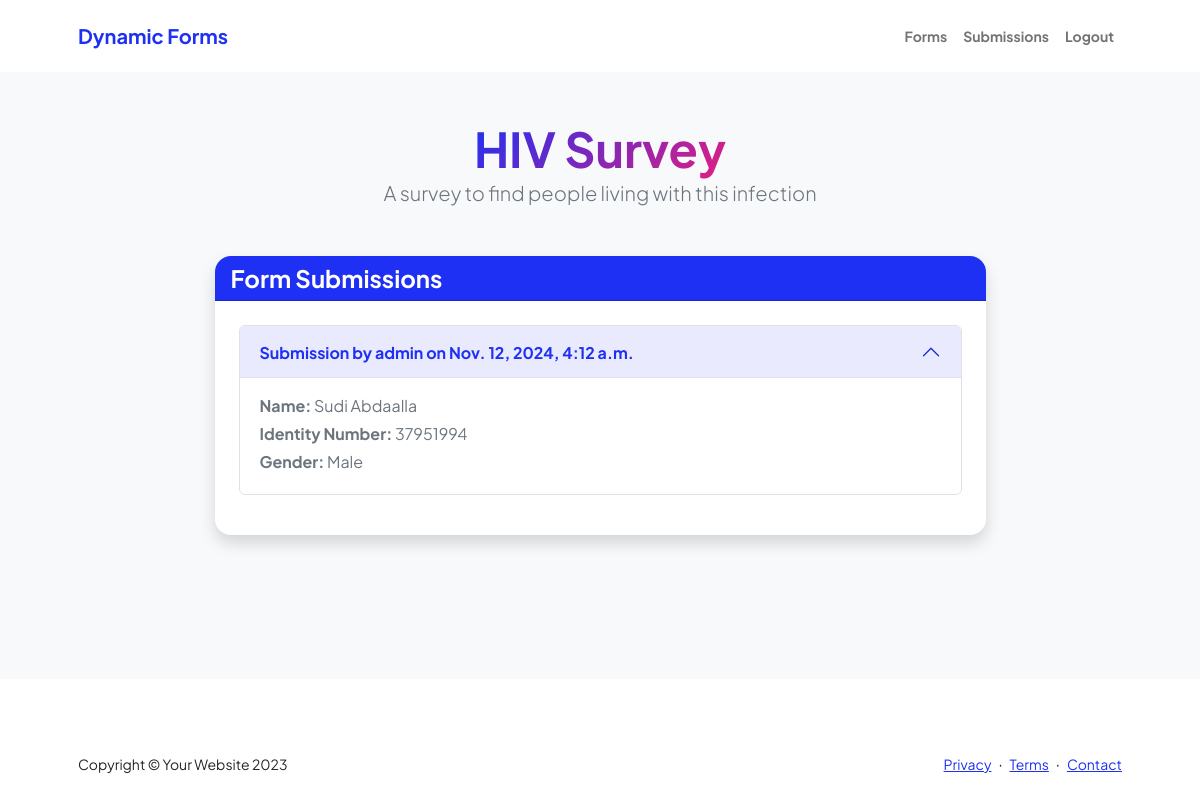
Page /forms/2/submissions/ (signed in) on the committed database.
### forms/models.py (models this page shows, shortened)
class Form(models.Model):
    owner = models.ForeignKey(User, on_delete=models.CASCADE, related_name='forms')
    title = models.CharField(max_length=255)
    description = models.TextField(blank=True)
    created_at = models.DateTimeField(auto_now_add=True)
    status = models.CharField(max_length=20, choices=[('draft', 'Draft'), ('published', 'Published')], default='draft')
    slug = models.SlugField(max_length=255, unique=True, null=True, blank=True)

class Submission(models.Model):
    form = models.ForeignKey(Form, on_delete=models.CASCADE, related_name='submissions')
    submitted_by = models.ForeignKey(User, on_delete=models.SET_NULL, null=True, blank=True)
    submitted_at = models.DateTimeField(auto_now_add=True)

class Answer(models.Model):
    submission = models.ForeignKey(Submission, on_delete=models.CASCADE, related_name='answers')
    question = models.ForeignKey(Question, on_delete=models.CASCADE)
    answer_text = models.TextField()

class Question(models.Model):
    form = models.ForeignKey(Form, on_delete=models.CASCADE, related_name='questions')
    text = models.CharField(max_length=255)
    QUESTION_TYPES = (
        ('text', 'Text'),
        ('number', 'Number'),
        ('choice', 'Multiple Choice'),
    )
    question_type = models.CharField(max_length=10, choices=QUESTION_TYPES)
    choices = models.TextField(blank=True, help_text="Comma-separated values for multiple choice questions")

### accounts/models.py (models this page shows, shortened)
class MyUser(AbstractBaseUser):
    STATUS_CHOICES = [
        ('full-time', 'Full-time'),
        ('intern', 'Intern'),
        ('attachee', 'Attachee'),
    ]
    first_name = models.CharField(max_length=30,null=True)
    last_name = models.CharField(max_length=30,null=True)
    username = models.CharField(max_length=30,null=True)
    email = models.EmailField(unique=True)
    dob = models.DateField(verbose_name="date of birth",null=True)
    phone = models.CharField(max_length=10, null=True)
    image = models.ImageField(upload_to='images/', null=True)
    is_staff = models.BooleanField(default=False)
    is_superuser = models.BooleanField(default=False)
    is_active = models.BooleanField(default=True)
    is_manager = models.BooleanField(default=False)
    groups = models.ManyToManyField(Group, blank=True)
    user_permissions = models.ManyToManyField(Permission, blank=True)
    department = models.ForeignKey(Department, on_delete=models.SET_NULL, null=True)
    arrangement = models.CharField(max_length=50, choices=STATUS_CHOICES,default='full-time')
    USERNAME_FIELD = 'email'
    REQUIRED_FIELDS = ['first_name', 'last_name', 'dob']
    objects = MyUserManager()
    class Meta:
        managed = True
        verbose_name = 'User Profile'
        verbose_name_plural = 'User Profiles'

### forms/views.py (the view)
# urls.py: path('forms/<int:form_id>/submissions/', views.form_submissions, name='form_submissions'),
def form_submissions(request, form_id):
    form_instance = Form.objects.get(id=form_id)
    if request.user != form_instance.owner:
        return redirect('home')
    submissions = form_instance.submissions.all()
    return render(request, 'submissions/submissions.html', {'form': form_instance, 'submissions': submissions})

### forms/templates/submissions/submissions.html
{% extends 'base.html' %}
{% block content %}
    <section class="py-5 bg-light">
        <div class="container px-5 mb-5">
            <div class="text-center mb-5">
                <h1 class="display-5 fw-bolder mb-0"><span class="text-gradient d-inline">{{ form.title }}</span></h1>
                <p class="lead text-muted">{{ form.description|default:'No description provided.' }}</p>
            </div>
            <div class="row gx-5 justify-content-center">
                <div class="col-lg-11 col-xl-9 col-xxl-8">
                    <div class="card overflow-hidden shadow rounded-4 border-0 mb-5">
                        <div class="card-header bg-primary text-white d-flex justify-content-between align-items-center">
                            <h4 class="fw-bold mb-0">Form Submissions</h4>
                        </div>
                        <div class="card-body p-4">
                            {% if submissions %}
                                <div class="accordion" id="submissionAccordion">
                                    {% for submission in submissions %}
                                        <div class="accordion-item mb-3">
                                            <h5 class="accordion-header" id="heading{{ submission.id }}">
                                                <button class="accordion-button fw-bold text-primary" type="button" data-bs-toggle="collapse" data-bs-target="#collapse{{ submission.id }}" aria-expanded="true" aria-controls="collapse{{ submission.id }}">
                                                    Submission by {{ submission.submitted_by.username|default:'Anonymous' }} on {{ submission.submitted_at }}
                                                </button>
                                            </h5>
                                            <div id="collapse{{ submission.id }}" class="accordion-collapse collapse{% if forloop.first %} show{% endif %}" aria-labelledby="heading{{ submission.id }}" data-bs-parent="#submissionAccordion">
                                                <div class="accordion-body">
                                                    {% if submission.answers.all %}
                                                        {% for answer in submission.answers.all %}
                                                            <p class="mb-1 text-muted"><strong>{{ answer.question.text }}:</strong> {{ answer.answer_text }}</p>
                                                        {% empty %}
                                                            <p class="text-muted">No answers available.</p>
                                                        {% endfor %}
                                                    {% else %}
                                                        <p class="text-muted">No answers have been provided for this submission yet.</p>
                                                    {% endif %}
                                                </div>
                                            </div>
                                        </div>
                                    {% endfor %}
                                </div>
                            {% else %}
                                <p class="text-muted">No submissions available for this form.</p>
                            {% endif %}
                        </div>
                    </div>
                </div>
            </div>
        </div>
    </section>
{% endblock %}

### rows in the picture
Form: title "HIV Survey", description "A survey to find people living with this infection"
Submission: submitted_by.username "admin", submitted_at "Nov. 12, 2024, 4:12 a.m."
Answer: question.text "Name", answer_text "Sudi Abdaalla"
Answer: question.text "Identity Number", answer_text "37951994"
Answer: question.text "Gender", answer_text "Male"
